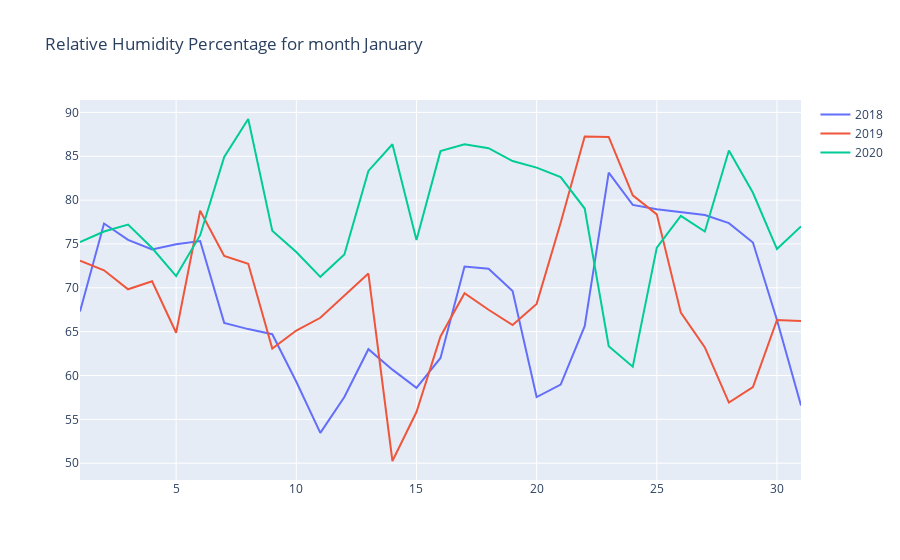
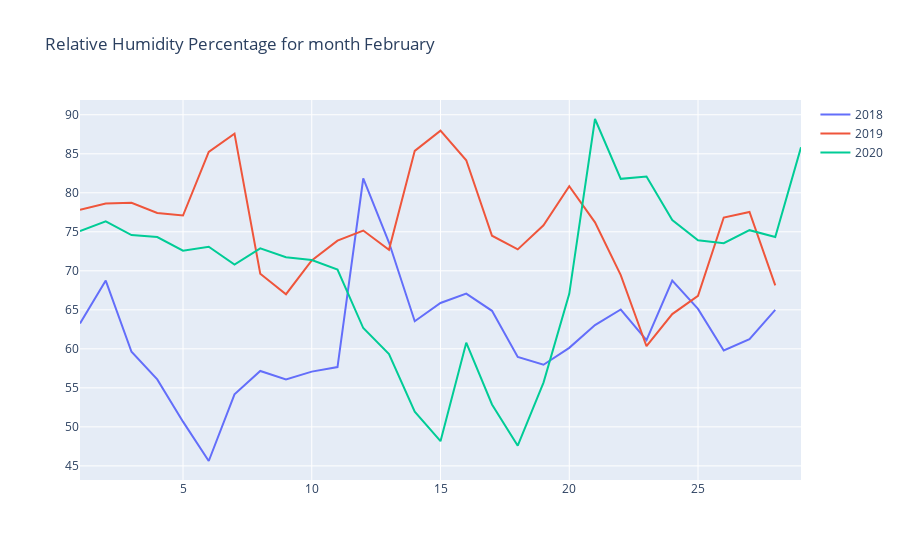
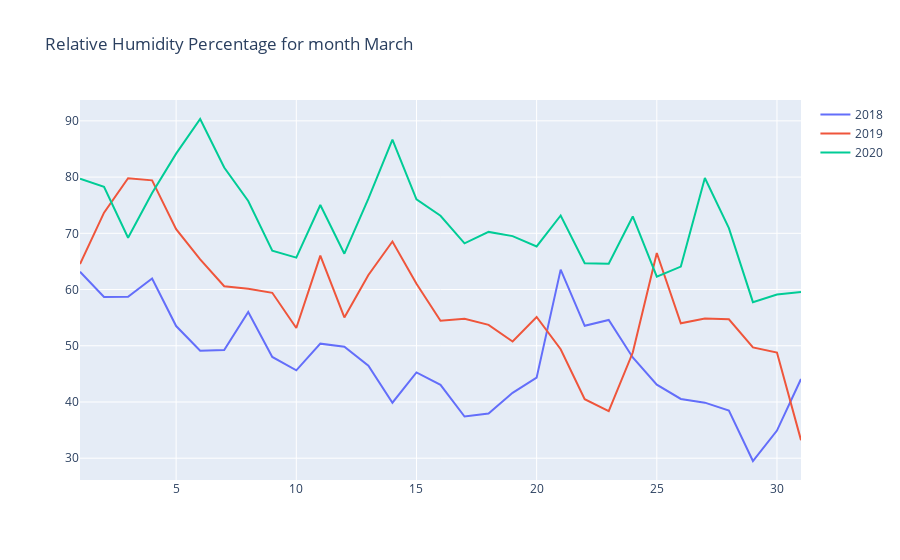
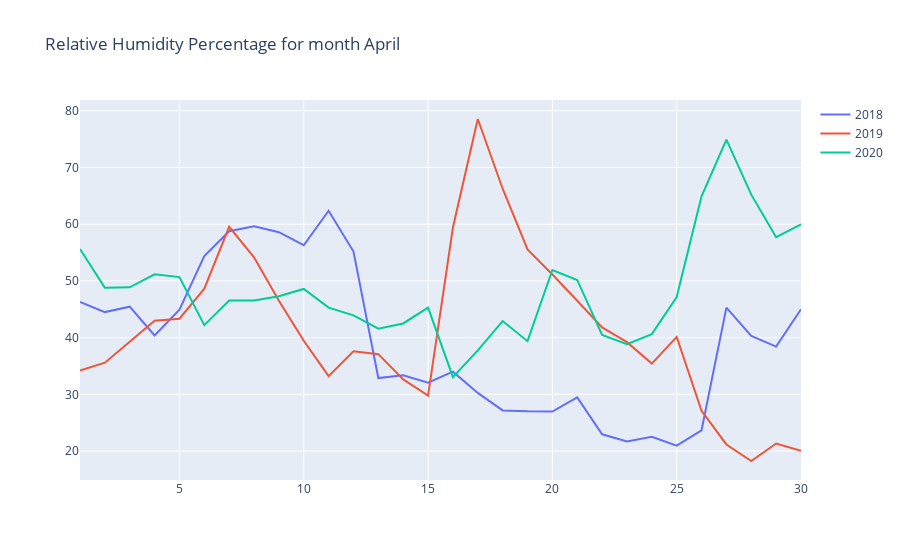

Here is the notebook cell these charts were saved with, in order:
### Code cell
# Yearly Temperature comparison for each month according to english calendar
def get_month_name(month_num):
    month_names = ['', 'January', 'February', 'March', 'April', 'May', 'June', 
                   'July', 'August', 'September', 'October', 'November', 'December']
    return month_names[month_num]

# years array
years = [2018, 2019, 2020]

# months array
months = range(1, 13)

# loop through each month and create a separate figure
for month in months:
    data = []
    layout = dict(title=f"Relative Humidity Percentage for month {get_month_name(month)}")
    std_dev_arr = []
    final_std_dev = []

    for year in years:
        # filter data for the given year and month
        df_filtered = df_daily[(df_daily['time'].dt.year == year) & (df_daily['time'].dt.month == month)]
        
        std_dev = np.std(df_filtered['relativeHumidityPercentage'])
        # print(f"standard deviation for {month} {year} is {std_dev}")
        std_dev_arr.append(std_dev)

        # create a trace for the year
        trace = go.Scatter(
            x=df_filtered['time'].dt.day,
            y=df_filtered['relativeHumidityPercentage'],
            name=str(year)
        )
        
        data.append(trace)
    
    final_std_dev.append(np.average(std_dev_arr))
    fig = go.Figure(data=data, layout=layout)
    fig.show()

print(f'Average Monthly Standard Deviation in English Calendar is {np.average(final_std_dev)}')

### Figure 1 — Plotly figure (JSON) as saved in the notebook; plotly's stock layout.template omitted (floating-point values rounded to 4 significant figures)
{"data": [{"name": "2018", "type": "scatter", "x": [1, 2, 3, 4, 5, 6, 7, 8, 9, 10, 11, 12, 13, 14, 15, 16, 17, 18, 19, 20, 21, 22, 23, 24, 25, 26, 27, 28, 29, 30, 31], "y": [67.29, 77.33, 75.46, 74.38, 74.96, 75.33, 66, 65.29, 64.71, 59.29, 53.46, 57.54, 63, 60.67, 58.58, 62, 72.42, 72.17, 69.62, 57.54, 58.96, 65.62, 83.12, 79.46, 78.96, 78.58, 78.29, 77.38, 75.17, 66.33, 56.58]}, {"name": "2019", "type": "scatter", "x": [1, 2, 3, 4, 5, 6, 7, 8, 9, 10, 11, 12, 13, 14, 15, 16, 17, 18, 19, 20, 21, 22, 23, 24, 25, 26, 27, 28, 29, 30, 31], "y": [73.08, 72, 69.83, 70.75, 64.88, 78.79, 73.62, 72.75, 63.08, 65.12, 66.58, 69.12, 71.62, 50.25, 55.83, 64.46, 69.38, 67.5, 65.75, 68.17, 77.42, 87.25, 87.21, 80.54, 78.38, 67.17, 63.21, 56.92, 58.67, 66.33, 66.21]}, {"name": "2020", "type": "scatter", "x": [1, 2, 3, 4, 5, 6, 7, 8, 9, 10, 11, 12, 13, 14, 15, 16, 17, 18, 19, 20, 21, 22, 23, 24, 25, 26, 27, 28, 29, 30, 31], "y": [75.21, 76.42, 77.21, 74.54, 71.33, 76, 84.92, 89.25, 76.5, 74.08, 71.25, 73.79, 83.33, 86.38, 75.46, 85.58, 86.38, 85.92, 84.46, 83.71, 82.62, 79.04, 63.33, 61, 74.58, 78.21, 76.42, 85.67, 80.83, 74.42, 77]}], "layout": {"title": {"text": "Relative Humidity Percentage for month January"}}}

### Figure 2 — Plotly figure (JSON) as saved in the notebook; plotly's stock layout.template omitted (floating-point values rounded to 4 significant figures)
{"data": [{"name": "2018", "type": "scatter", "x": [1, 2, 3, 4, 5, 6, 7, 8, 9, 10, 11, 12, 13, 14, 15, 16, 17, 18, 19, 20, 21, 22, 23, 24, 25, 26, 27, 28], "y": [63.25, 68.75, 59.62, 56.08, 50.67, 45.62, 54.17, 57.17, 56.08, 57.08, 57.67, 81.83, 73.62, 63.54, 65.88, 67.08, 64.88, 58.96, 57.96, 60.12, 63.04, 65.04, 61.12, 68.75, 65.12, 59.79, 61.25, 65]}, {"name": "2019", "type": "scatter", "x": [1, 2, 3, 4, 5, 6, 7, 8, 9, 10, 11, 12, 13, 14, 15, 16, 17, 18, 19, 20, 21, 22, 23, 24, 25, 26, 27, 28], "y": [77.83, 78.62, 78.71, 77.42, 77.08, 85.25, 87.58, 69.62, 67, 71.33, 73.88, 75.17, 72.71, 85.38, 87.96, 84.17, 74.5, 72.75, 75.83, 80.83, 76.21, 69.46, 60.33, 64.46, 66.79, 76.83, 77.54, 68.12]}, {"name": "2020", "type": "scatter", "x": [1, 2, 3, 4, 5, 6, 7, 8, 9, 10, 11, 12, 13, 14, 15, 16, 17, 18, 19, 20, 21, 22, 23, 24, 25, 26, 27, 28, 29], "y": [75.08, 76.33, 74.58, 74.33, 72.58, 73.08, 70.79, 72.88, 71.75, 71.38, 70.17, 62.67, 59.33, 51.96, 48.17, 60.79, 52.88, 47.58, 55.67, 67.04, 89.46, 81.79, 82.08, 76.5, 73.92, 73.54, 75.21, 74.33, 85.83]}], "layout": {"title": {"text": "Relative Humidity Percentage for month February"}}}

### Figure 3 — Plotly figure (JSON) as saved in the notebook; plotly's stock layout.template omitted (floating-point values rounded to 4 significant figures)
{"data": [{"name": "2018", "type": "scatter", "x": [1, 2, 3, 4, 5, 6, 7, 8, 9, 10, 11, 12, 13, 14, 15, 16, 17, 18, 19, 20, 21, 22, 23, 24, 25, 26, 27, 28, 29, 30, 31], "y": [63.17, 58.67, 58.71, 61.96, 53.5, 49.12, 49.25, 56, 48, 45.62, 50.38, 49.83, 46.46, 39.88, 45.25, 43.04, 37.42, 37.96, 41.62, 44.33, 63.54, 53.54, 54.58, 47.92, 43.08, 40.54, 39.88, 38.46, 29.5, 34.92, 44.08]}, {"name": "2019", "type": "scatter", "x": [1, 2, 3, 4, 5, 6, 7, 8, 9, 10, 11, 12, 13, 14, 15, 16, 17, 18, 19, 20, 21, 22, 23, 24, 25, 26, 27, 28, 29, 30, 31], "y": [64.54, 73.67, 79.79, 79.42, 70.75, 65.38, 60.58, 60.12, 59.42, 53.17, 66.04, 55.04, 62.58, 68.54, 61.04, 54.46, 54.79, 53.71, 50.75, 55.12, 49.38, 40.5, 38.38, 48.79, 66.5, 54, 54.83, 54.71, 49.71, 48.79, 33.21]}, {"name": "2020", "type": "scatter", "x": [1, 2, 3, 4, 5, 6, 7, 8, 9, 10, 11, 12, 13, 14, 15, 16, 17, 18, 19, 20, 21, 22, 23, 24, 25, 26, 27, 28, 29, 30, 31], "y": [79.71, 78.29, 69.21, 77.17, 84.17, 90.33, 81.71, 75.75, 66.92, 65.67, 75.04, 66.38, 76.17, 86.67, 76.04, 73.12, 68.21, 70.25, 69.5, 67.67, 73.17, 64.67, 64.58, 73, 62.29, 64.08, 79.83, 70.92, 57.75, 59.12, 59.54]}], "layout": {"title": {"text": "Relative Humidity Percentage for month March"}}}

### Figure 4 — Plotly figure (JSON) as saved in the notebook; plotly's stock layout.template omitted (floating-point values rounded to 4 significant figures)
{"data": [{"name": "2018", "type": "scatter", "x": [1, 2, 3, 4, 5, 6, 7, 8, 9, 10, 11, 12, 13, 14, 15, 16, 17, 18, 19, 20, 21, 22, 23, 24, 25, 26, 27, 28, 29, 30], "y": [46.29, 44.5, 45.46, 40.38, 44.92, 54.38, 58.75, 59.62, 58.58, 56.29, 62.38, 55.17, 32.88, 33.38, 32.04, 34, 30.25, 27.17, 27, 26.96, 29.46, 22.96, 21.71, 22.5, 20.96, 23.67, 45.29, 40.29, 38.42, 45]}, {"name": "2019", "type": "scatter", "x": [1, 2, 3, 4, 5, 6, 7, 8, 9, 10, 11, 12, 13, 14, 15, 16, 17, 18, 19, 20, 21, 22, 23, 24, 25, 26, 27, 28, 29, 30], "y": [34.21, 35.58, 39.29, 42.96, 43.33, 48.62, 59.54, 54.17, 46.5, 39.46, 33.21, 37.58, 37.08, 32.62, 29.79, 59.42, 78.54, 66.25, 55.54, 51.12, 46.5, 41.79, 39.21, 35.42, 40.12, 27.08, 21.17, 18.25, 21.33, 20.04]}, {"name": "2020", "type": "scatter", "x": [1, 2, 3, 4, 5, 6, 7, 8, 9, 10, 11, 12, 13, 14, 15, 16, 17, 18, 19, 20, 21, 22, 23, 24, 25, 26, 27, 28, 29, 30], "y": [55.62, 48.79, 48.88, 51.17, 50.67, 42.21, 46.54, 46.54, 47.29, 48.58, 45.29, 43.92, 41.58, 42.5, 45.29, 33.04, 37.75, 42.92, 39.38, 51.92, 50.17, 40.46, 38.83, 40.62, 47.17, 64.92, 74.92, 65.21, 57.71, 59.96]}], "layout": {"title": {"text": "Relative Humidity Percentage for month April"}}}
